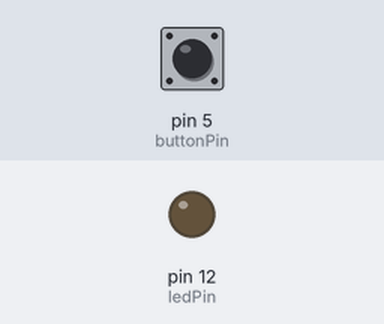
A sketch run on a simulated Arduino Uno, built with avr-gcc and run on an emulated ATmega328P. Parts: output pins drawn as LEDs (lit = HIGH). The test bench sets the inputs (shaded band); at power-on: pin 5 (buttonPin) LOW.

Above: at 1.2 s.
1.3 s: pin 5 (buttonPin) pulled HIGH for 0.15 s
At 1.37 s:
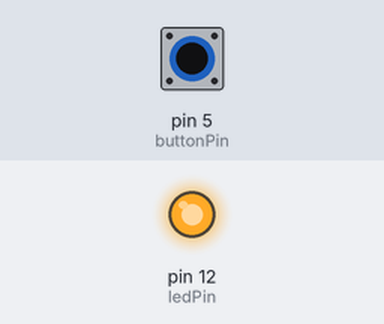
2.9 s: pin 5 (buttonPin) pulled HIGH for 3.2 s
At 6.8 s:
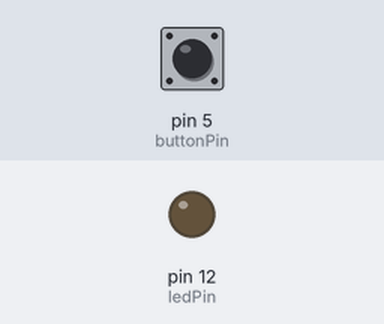
Timing chart, 0 to 8.3 s (numbered marks = the images above; inputs shaded):
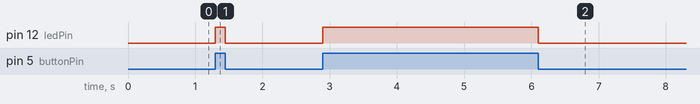

Measured:
- after the input at 1.3 s, pin 12 (ledPin): LOW → HIGH at once, → LOW 0.15 s later
- after the input at 2.9 s, pin 12 (ledPin): LOW → HIGH at once, → LOW 3.2 s later

The sketch:

S7_ButtonLED.ino
```cpp
// Sesión 7: Estructura de Programación Condicional
// Descripción: Este código enciende un LED cuando se presiona un botón (PushButton).
// Si el botón está presionado, el LED se enciende; de lo contrario, permanece apagado.

// Definimos los pines
const int ledPin = 12;   // LED conectado al pin digital 13
const int buttonPin = 5; // Botón (PushButton) conectado al pin digital 2

// Variable para almacenar el estado del botón
int buttonState = 0;

// La función setup() se ejecuta una sola vez al iniciar el Arduino
void setup() {
    pinMode(ledPin, OUTPUT);    // Configuramos el pin del LED como salida
    pinMode(buttonPin, INPUT);  // Configuramos el pin del botón como entrada
}

// La función loop() se ejecuta repetidamente
void loop() {

    // Leemos el estado del botón (HIGH si está presionado, LOW si no lo está)
    buttonState = digitalRead(buttonPin);

    // Condición: Si el botón está presionado, encender el LED
    if (buttonState == HIGH) {
        digitalWrite(ledPin, HIGH); // Encender LED
    } else {
        digitalWrite(ledPin, LOW);  // Apagar LED
    }
}
```
